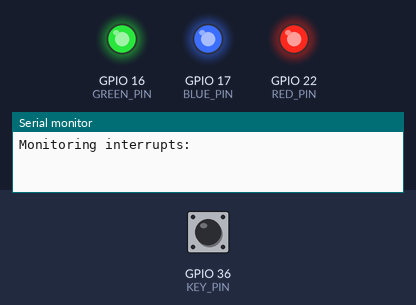
Bench run of a sketch on a simulated ESP32. On the bench: output pins drawn as LEDs (lit = HIGH), the last lines printed to the serial monitor. The inputs (shaded band) are chosen by the test bench; at power-on: GPIO 36 (KEY_PIN) HIGH.

Above: at 1.2 s.
1.3 s: GPIO 36 (KEY_PIN) pulled LOW for 0.15 s
At 2.3 s:
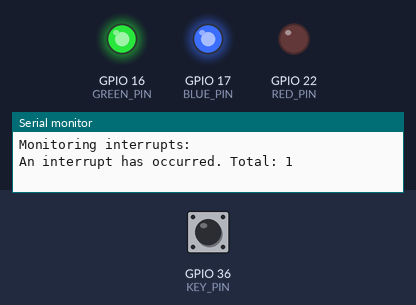
2.9 s: GPIO 36 (KEY_PIN) pulled LOW for 1 s
At 3.6 s:
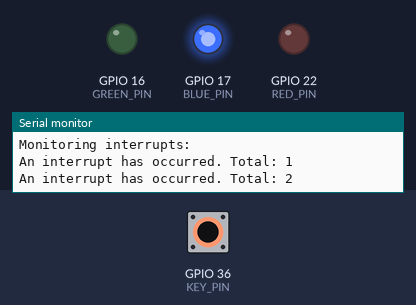
5.4 s: GPIO 36 (KEY_PIN) pulled LOW for 0.15 s
At 6.6 s:
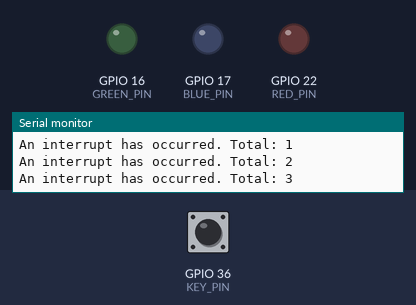
7.0 s: GPIO 36 (KEY_PIN) pulled LOW for 3.2 s
At 7.9 s:
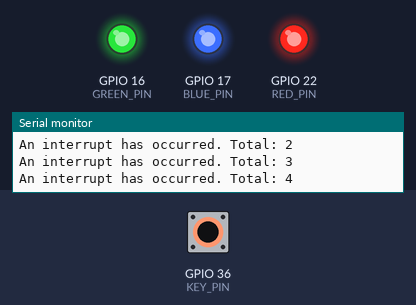
Timing chart, 0 to 10.0 s (numbered marks = the images above; inputs shaded):
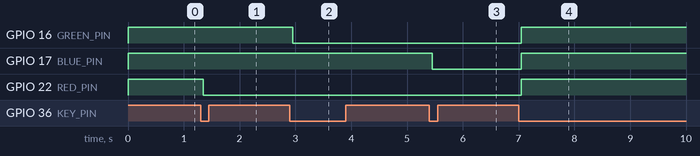

Measured:
- after the input at 1.3 s, GPIO 22 (RED_PIN): HIGH → LOW after 0.05 s
- after the input at 2.9 s, GPIO 16 (GREEN_PIN): HIGH → LOW after 0.05 s
- after the input at 5.4 s, GPIO 17 (BLUE_PIN): HIGH → LOW after 0.05 s
- after the input at 7.0 s, GPIO 16 (GREEN_PIN), GPIO 17 (BLUE_PIN), GPIO 22 (RED_PIN): LOW → HIGH after 0.05 s

The sketch:

Key_interrupt_test.ino
```cpp
//The function of this program is to control LED lights using interrupt buttons

//pin usage as follow:
//                     RED   GREEN   BLUE   KEY   VCC    GND
//ESP32-WROOM-32E:      22     16     17     0    5V     GND

/***********************************************************************************
* @attention
*
* THE PRESENT FIRMWARE WHICH IS FOR GUIDANCE ONLY AIMS AT PROVIDING CUSTOMERS
* WITH CODING INFORMATION REGARDING THEIR PRODUCTS IN ORDER FOR THEM TO SAVE
* TIME. AS A RESULT, QD electronic SHALL NOT BE HELD LIABLE FOR ANY
* DIRECT, INDIRECT OR CONSEQUENTIAL DAMAGES WITH RESPECT TO ANY CLAIMS ARISING
* FROM THE CONTENT OF SUCH FIRMWARE AND/OR THE USE MADE BY CUSTOMERS OF THE
* CODING INFORMATION CONTAINED HEREIN IN CONNECTION WITH THEIR PRODUCTS.
**********************************************************************************/

#define RED_PIN 22
#define GREEN_PIN 16
#define BLUE_PIN 17

#define LED_ON  0
#define LED_OFF 1

#define KEY_PIN  36

bool interrupt_flag = false;

int numberOfInterrupts = 0;

portMUX_TYPE mux = portMUX_INITIALIZER_UNLOCKED;

void setup()
{
  Serial.begin(115200);
  Serial.println("Monitoring interrupts: ");
  //Initialize LED GPIO, turn off tricolor light
  pinMode(RED_PIN, OUTPUT);
  pinMode(GREEN_PIN, OUTPUT);
  pinMode(BLUE_PIN, OUTPUT);
  digitalWrite(RED_PIN, LED_OFF);  //RED
  digitalWrite(GREEN_PIN, LED_OFF); //GREEN
  digitalWrite(BLUE_PIN, LED_OFF); //GREEN
  //Initialize KEY GPIO
  pinMode(KEY_PIN,INPUT);  //INPUT_PULLUP);

  attachInterrupt(digitalPinToInterrupt(KEY_PIN), handleInterrupt, FALLING);
}

void handleInterrupt()
{
  delay(50);
  if(!digitalRead(KEY_PIN))
  {
    portENTER_CRITICAL_ISR(&mux);
    interrupt_flag = true;
    portEXIT_CRITICAL_ISR(&mux);
  }
  //detachInterrupt(KEY_PIN);
}

void loop()
{
  if(interrupt_flag)
  {
      portENTER_CRITICAL(&mux);
      interrupt_flag = false;
      portEXIT_CRITICAL(&mux);
      Serial.print("An interrupt has occurred. Total: ");
      switch(numberOfInterrupts%4)
      {
        case 0:
          digitalWrite(RED_PIN, LED_ON);
          break;
        case 1:
          digitalWrite(GREEN_PIN, LED_ON);
          break;
        case 2:
          digitalWrite(BLUE_PIN, LED_ON);
          break;
        case 3:
          digitalWrite(RED_PIN, LED_OFF);
          digitalWrite(GREEN_PIN, LED_OFF);
          digitalWrite(BLUE_PIN, LED_OFF);
          break;
        default:
          break;
      }
      numberOfInterrupts++;
      Serial.println(numberOfInterrupts);
  }
}
```
